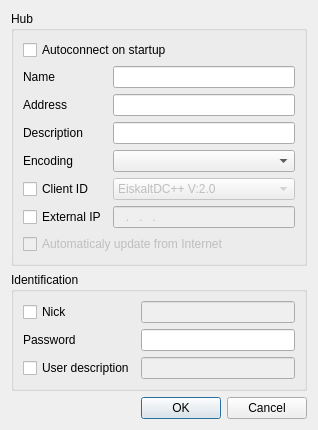
<?xml version="1.0" encoding="UTF-8"?>
<ui version="4.0">
 <class>UIFavoriteHubEditor</class>
 <widget class="QDialog" name="UIFavoriteHubEditor">
  <property name="geometry">
   <rect>
    <x>0</x>
    <y>0</y>
    <width>318</width>
    <height>365</height>
   </rect>
  </property>
  <property name="windowTitle">
   <string>Dialog</string>
  </property>
  <layout class="QGridLayout" name="gridLayout">
   <item row="0" column="0" colspan="2">
    <widget class="QGroupBox" name="groupBox">
     <property name="title">
      <string>Hub</string>
     </property>
     <layout class="QGridLayout" name="gridLayout_2">
      <item row="0" column="0" colspan="2">
       <widget class="QCheckBox" name="checkBox_AUTOCONNECT">
        <property name="text">
         <string>Autoconnect on startup</string>
        </property>
       </widget>
      </item>
      <item row="1" column="1">
       <widget class="QLineEdit" name="lineEdit_NAME"/>
      </item>
      <item row="2" column="1">
       <widget class="QLineEdit" name="lineEdit_ADDRESS"/>
      </item>
      <item row="3" column="1">
       <widget class="QLineEdit" name="lineEdit_DESC"/>
      </item>
      <item row="1" column="0">
       <widget class="QLabel" name="label">
        <property name="text">
         <string>Name</string>
        </property>
       </widget>
      </item>
      <item row="2" column="0">
       <widget class="QLabel" name="label_2">
        <property name="text">
         <string>Address</string>
        </property>
       </widget>
      </item>
      <item row="3" column="0">
       <widget class="QLabel" name="label_3">
        <property name="text">
         <string>Description</string>
        </property>
       </widget>
      </item>
      <item row="4" column="1">
       <widget class="QComboBox" name="comboBox_ENC"/>
      </item>
      <item row="4" column="0">
       <widget class="QLabel" name="label_4">
        <property name="text">
         <string>Encoding</string>
        </property>
       </widget>
      </item>
      <item row="5" column="0">
       <widget class="QCheckBox" name="checkBox_CID">
        <property name="text">
         <string>Client ID</string>
        </property>
       </widget>
      </item>
      <item row="6" column="0">
       <widget class="QCheckBox" name="checkBox_IP">
        <property name="text">
         <string>External IP</string>
        </property>
       </widget>
      </item>
      <item row="5" column="1">
       <widget class="QComboBox" name="comboBox_CID">
        <property name="enabled">
         <bool>false</bool>
        </property>
        <item>
         <property name="text">
          <string>EiskaltDC++ V:2.0</string>
         </property>
        </item>
        <item>
         <property name="text">
          <string>++ V:0.75 </string>
         </property>
        </item>
        <item>
         <property name="text">
          <string>StrgDC++ V:2.30</string>
         </property>
        </item>
        <item>
         <property name="text">
          <string>ApexDC++ V: 1.2.2 </string>
         </property>
        </item>
        <item>
         <property name="text">
          <string>FlylinkDC++ V:(r500) </string>
         </property>
        </item>
        <item>
         <property name="text">
          <string>HomeDC++ V:2.22 </string>
         </property>
        </item>
       </widget>
      </item>
      <item row="6" column="1">
       <widget class="QLineEdit" name="lineEdit_IP">
        <property name="enabled">
         <bool>false</bool>
        </property>
        <property name="inputMask">
         <string>000.000.000.000; </string>
        </property>
       </widget>
      </item>
      <item row="7" column="0" colspan="2">
       <widget class="QCheckBox" name="checkBox_USEINTERNET">
        <property name="enabled">
         <bool>false</bool>
        </property>
        <property name="text">
         <string>Automaticaly update from Internet</string>
        </property>
       </widget>
      </item>
     </layout>
    </widget>
   </item>
   <item row="2" column="0" colspan="2">
    <widget class="QGroupBox" name="groupBox_2">
     <property name="title">
      <string>Identification</string>
     </property>
     <layout class="QGridLayout" name="gridLayout_3">
      <item row="0" column="1">
       <widget class="QLineEdit" name="lineEdit_NICK">
        <property name="enabled">
         <bool>false</bool>
        </property>
       </widget>
      </item>
      <item row="1" column="1">
       <widget class="QLineEdit" name="lineEdit_PASSWORD"/>
      </item>
      <item row="2" column="1">
       <widget class="QLineEdit" name="lineEdit_USERDESC">
        <property name="enabled">
         <bool>false</bool>
        </property>
       </widget>
      </item>
      <item row="0" column="0">
       <widget class="QCheckBox" name="checkBox_NICK">
        <property name="text">
         <string>Nick</string>
        </property>
       </widget>
      </item>
      <item row="2" column="0">
       <widget class="QCheckBox" name="checkBox_USERDESC">
        <property name="text">
         <string>User description</string>
        </property>
       </widget>
      </item>
      <item row="1" column="0">
       <widget class="QLabel" name="label_5">
        <property name="text">
         <string>Password</string>
        </property>
       </widget>
      </item>
     </layout>
    </widget>
   </item>
   <item row="3" column="1">
    <widget class="QDialogButtonBox" name="buttonBox">
     <property name="orientation">
      <enum>Qt::Horizontal</enum>
     </property>
     <property name="standardButtons">
      <set>QDialogButtonBox::Cancel|QDialogButtonBox::Ok</set>
     </property>
    </widget>
   </item>
  </layout>
 </widget>
 <resources/>
 <connections>
  <connection>
   <sender>buttonBox</sender>
   <signal>accepted()</signal>
   <receiver>UIFavoriteHubEditor</receiver>
   <slot>accept()</slot>
   <hints>
    <hint type="sourcelabel">
     <x>254</x>
     <y>358</y>
    </hint>
    <hint type="destinationlabel">
     <x>157</x>
     <y>274</y>
    </hint>
   </hints>
  </connection>
  <connection>
   <sender>buttonBox</sender>
   <signal>rejected()</signal>
   <receiver>UIFavoriteHubEditor</receiver>
   <slot>reject()</slot>
   <hints>
    <hint type="sourcelabel">
     <x>311</x>
     <y>358</y>
    </hint>
    <hint type="destinationlabel">
     <x>286</x>
     <y>274</y>
    </hint>
   </hints>
  </connection>
  <connection>
   <sender>checkBox_NICK</sender>
   <signal>toggled(bool)</signal>
   <receiver>lineEdit_NICK</receiver>
   <slot>setEnabled(bool)</slot>
   <hints>
    <hint type="sourcelabel">
     <x>74</x>
     <y>264</y>
    </hint>
    <hint type="destinationlabel">
     <x>303</x>
     <y>265</y>
    </hint>
   </hints>
  </connection>
  <connection>
   <sender>checkBox_USERDESC</sender>
   <signal>toggled(bool)</signal>
   <receiver>lineEdit_USERDESC</receiver>
   <slot>setEnabled(bool)</slot>
   <hints>
    <hint type="sourcelabel">
     <x>65</x>
     <y>316</y>
    </hint>
    <hint type="destinationlabel">
     <x>303</x>
     <y>317</y>
    </hint>
   </hints>
  </connection>
  <connection>
   <sender>checkBox_CID</sender>
   <signal>toggled(bool)</signal>
   <receiver>comboBox_CID</receiver>
   <slot>setEnabled(bool)</slot>
   <hints>
    <hint type="sourcelabel">
     <x>67</x>
     <y>162</y>
    </hint>
    <hint type="destinationlabel">
     <x>264</x>
     <y>162</y>
    </hint>
   </hints>
  </connection>
  <connection>
   <sender>checkBox_IP</sender>
   <signal>toggled(bool)</signal>
   <receiver>lineEdit_IP</receiver>
   <slot>setEnabled(bool)</slot>
   <hints>
    <hint type="sourcelabel">
     <x>98</x>
     <y>186</y>
    </hint>
    <hint type="destinationlabel">
     <x>232</x>
     <y>186</y>
    </hint>
   </hints>
  </connection>
  <connection>
   <sender>checkBox_IP</sender>
   <signal>toggled(bool)</signal>
   <receiver>checkBox_USEINTERNET</receiver>
   <slot>setEnabled(bool)</slot>
   <hints>
    <hint type="sourcelabel">
     <x>17</x>
     <y>174</y>
    </hint>
    <hint type="destinationlabel">
     <x>269</x>
     <y>202</y>
    </hint>
   </hints>
  </connection>
 </connections>
</ui>
